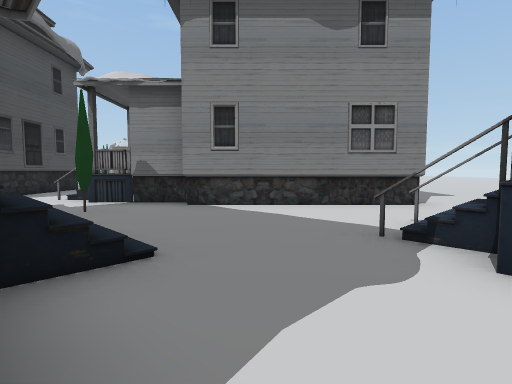
View 1 (above)

24 first-person views from a walk through a 3-D level made in the Unity game engine. The camera is 1.5 m above the floor, tilts 4° down and sees 80° across. The floor is counted in squares, 2 m on a side. Each view is taken from the middle of a square. On the plan, view 1 faces up. The plan holds only what a view shows up to about 10 squares ahead; the rest is blank. The place goes on beyond the plan. The player character is not drawn. Some animated figures are left out. Some surface patterns are stand-ins.

View 2
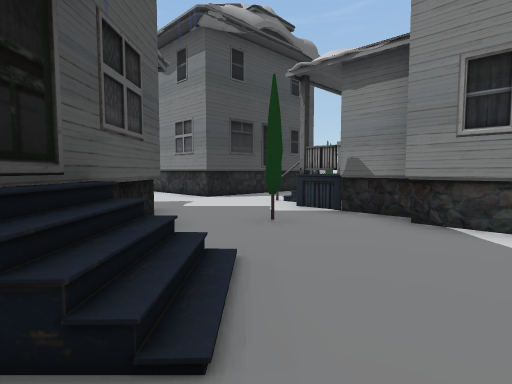

View 3
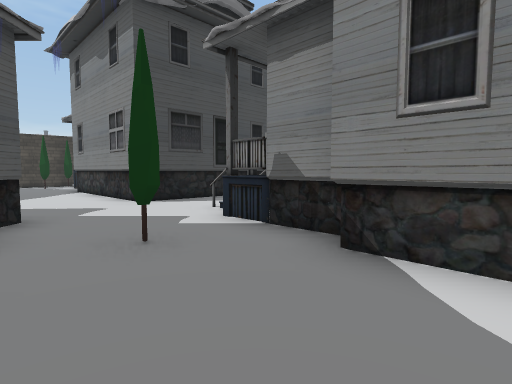

View 4
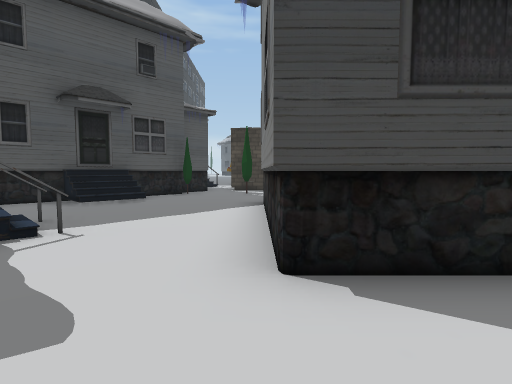

View 5
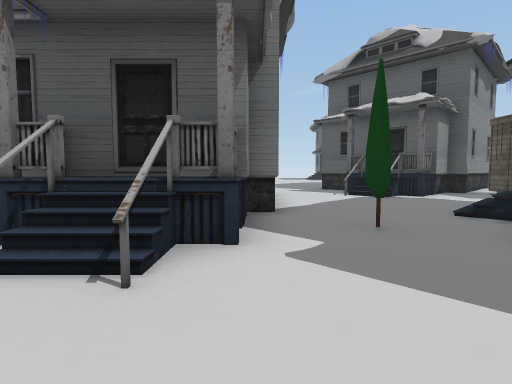

View 6
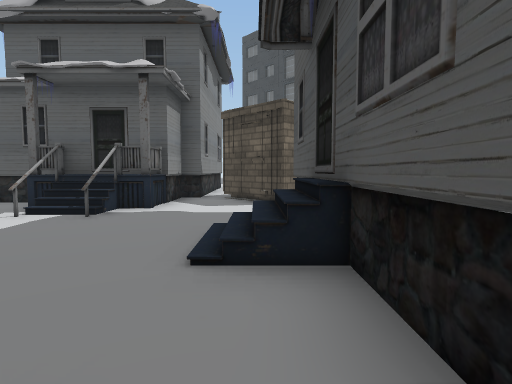

View 7
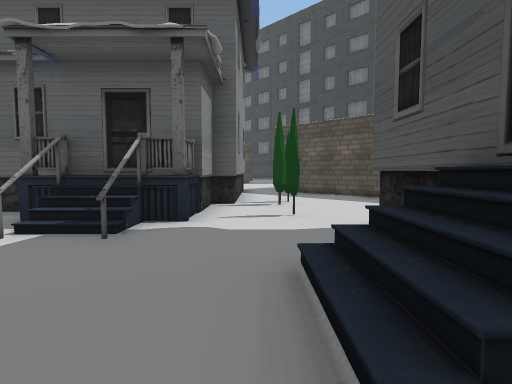

View 8
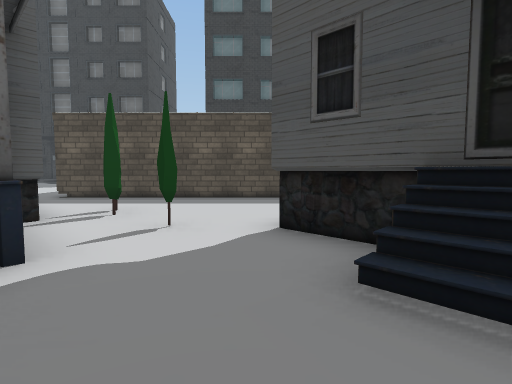

View 9
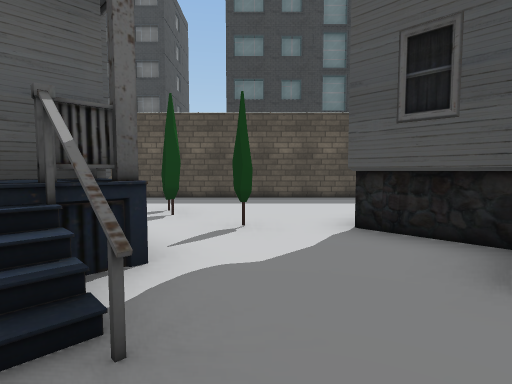

View 10
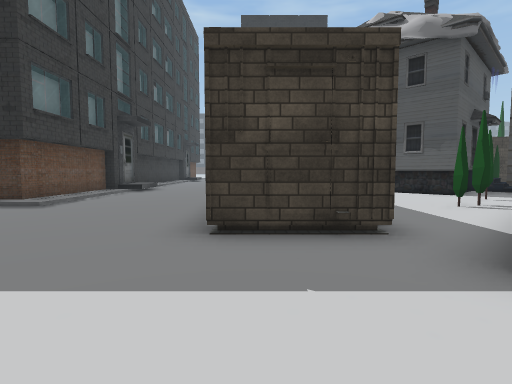

View 11
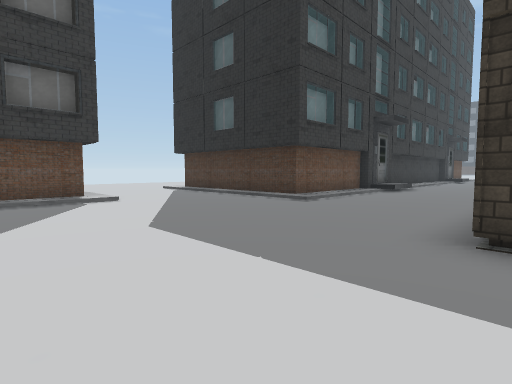

View 12
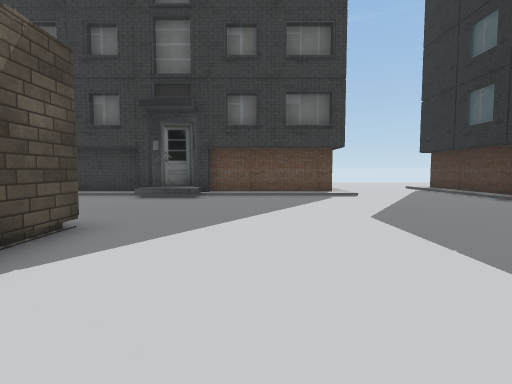

View 13
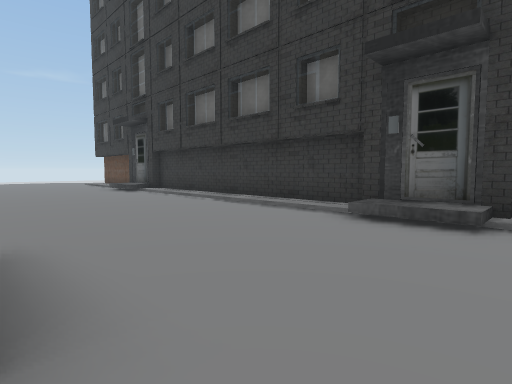

View 14
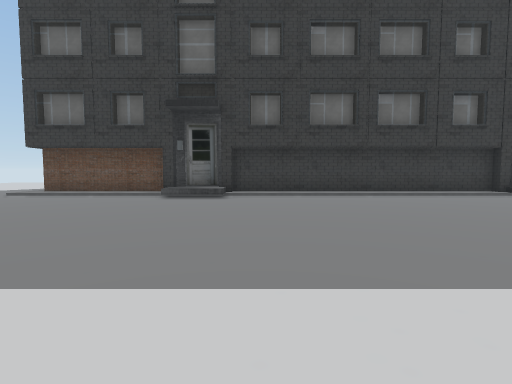

View 15
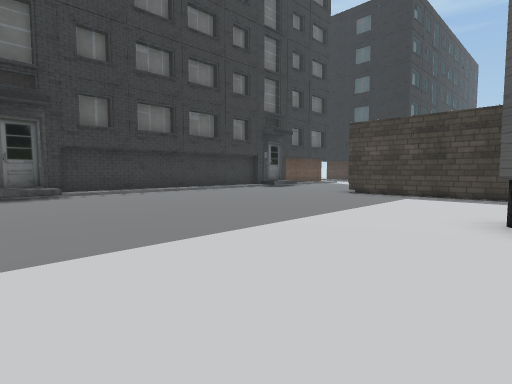

View 16
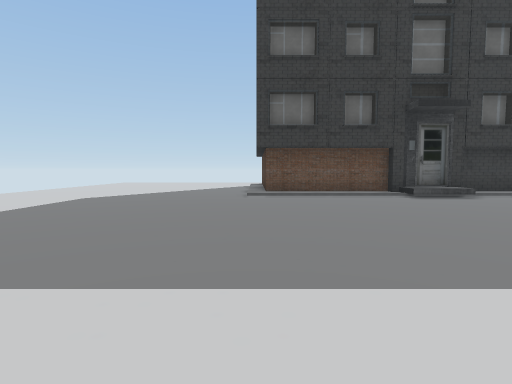

View 17
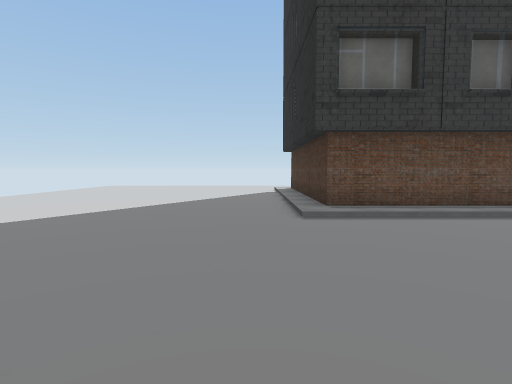

View 18
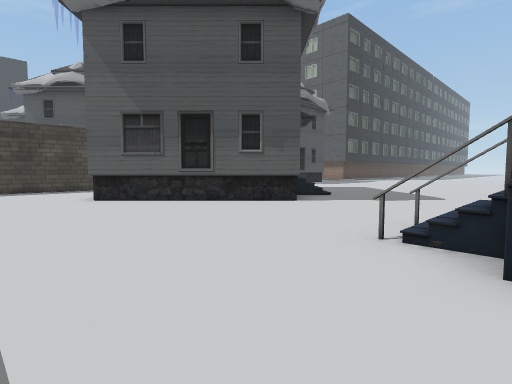

View 19
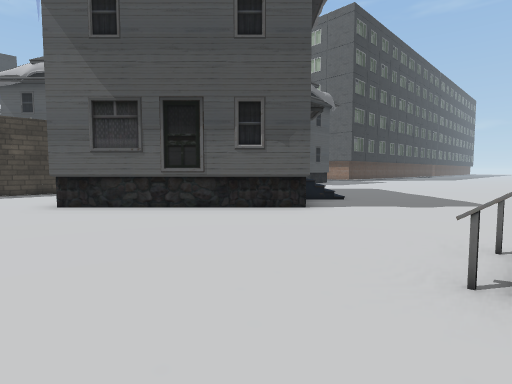

View 20
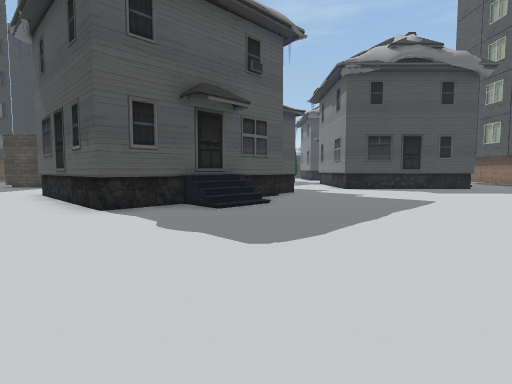

View 21
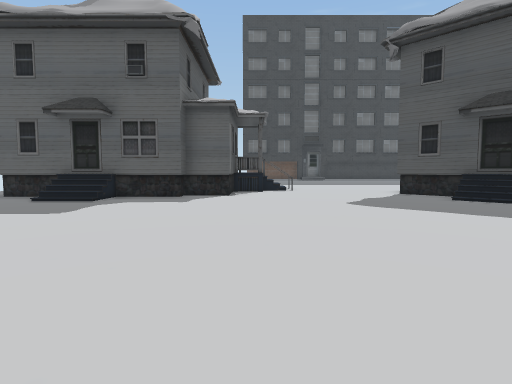

View 22
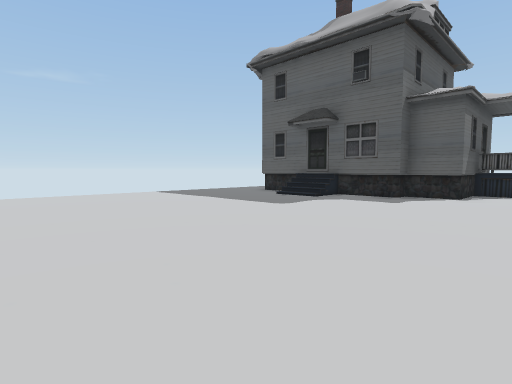

View 23
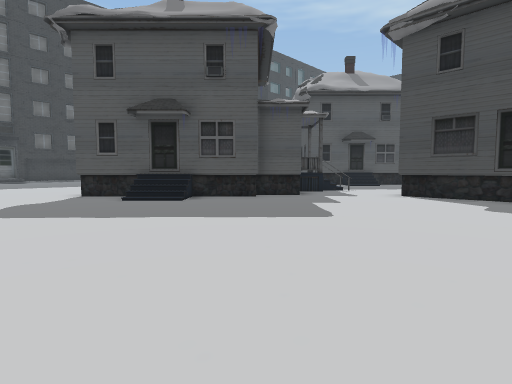

View 24
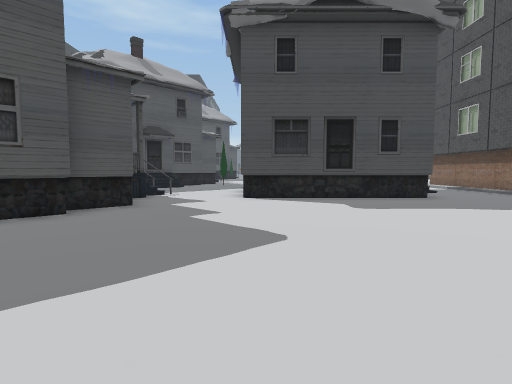

### Floor plan
Key: @ floor where view 1 was taken; # wall or solid block; . main floor; : floor 0.25 m higher than the main floor; + floor 0.5 m higher than the main floor; * floor 1.25 m higher than the main floor; / step, stairs or slope; = window, fence, low wall or low ledge; H house; T tree.
Columns run from 13 left of view 1 to 24 right of it. Each row starts with its distance up from view 1.
 11       #          .....
 10       #.  H     #................
  9       #.HH#     #.....................
  8       H.HH#     #.....................
  7 .HHHHH...HHH#HH##.....................
  6 ......................................
  5 ..........T..........................
  4 #/..######.....#####................
  3 #/..###  ##//..=#####./............
  2 ##..###   ##...###  ##//......../ ..
  1  #.T ##    =#...##   ##.......##HH#H
  0  #..T###   # @..##    ##.....##
 -1  ....T.#   #  ####   ##.....H#
 -2  .......       #    ##...../*#
 -3 .........#     #... #.......H
 -4 ########....   #..............
 -5        #.....  #...............
 -6    ........... #................
 -7 ..............##.................
 -8 ..............##..................
 -9  .................................
-10  ::::..............................
-11  ####...............................
-12     #................................
-13     #.../////++/////////+/////.......
-14     #.../####################:.......
-15        ./                   #:.......
-16                             #:........
-17                             #:........
-18                             #:........

Positions as (right, up) in squares from view 1, and headings:
1: (0, 0), facing up
2: (0, 2), facing up-left
3: (0, 4), facing up-left
4: (-5, 7), facing left
5: (-7, 7), facing right
6: (-4, 5), facing down-right
7: (-13, 5), facing down-right
8: (-11, 5), facing down
9: (-10, 5), facing down
10: (-2, -5), facing left
11: (-2, -5), facing down-left
12: (-2, -4), facing down
13: (-1, -8), facing down-right
14: (9, -4), facing down
15: (12, -3), facing down-left
16: (16, -4), facing down
17: (17, -8), facing down
18: (15, -6), facing up-left
19: (14, -5), facing up-left
20: (16, 3), facing left
21: (15, 10), facing down
22: (14, 10), facing down-right
23: (13, 10), facing down-left
24: (12, 7), facing left
